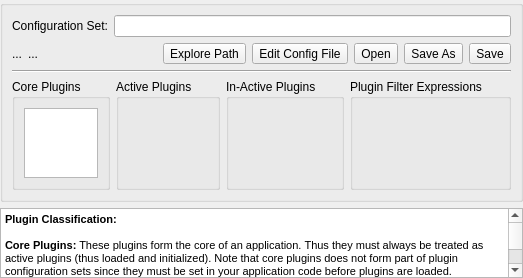
          <widget class="QWidget" name="pageCreateCustomSets">
           <property name="geometry">
            <rect>
             <x>0</x>
             <y>0</y>
             <width>442</width>
             <height>249</height>
            </rect>
           </property>
           <attribute name="label">
            <string>Create Custom Configuration Sets:</string>
           </attribute>
           <layout class="QVBoxLayout" name="verticalLayout_2">
            <property name="margin">
             <number>0</number>
            </property>
            <item>
             <widget class="QGroupBox" name="groupBox_10">
              <property name="title">
               <string/>
              </property>
              <layout class="QGridLayout" name="gridLayout_9">
               <item row="0" column="0" colspan="8">
                <layout class="QHBoxLayout" name="horizontalLayout_4">
                 <item>
                  <widget class="QLabel" name="label_10">
                   <property name="maximumSize">
                    <size>
                     <width>16777215</width>
                     <height>16777215</height>
                    </size>
                   </property>
                   <property name="text">
                    <string>Configuration Set:</string>
                   </property>
                  </widget>
                 </item>
                 <item>
                  <widget class="QLineEdit" name="txtPluginsEditSet">
                   <property name="enabled">
                    <bool>true</bool>
                   </property>
                  </widget>
                 </item>
                </layout>
               </item>
               <item row="1" column="0">
                <widget class="QLabel" name="lblPluginInfoIcon">
                 <property name="text">
                  <string>...</string>
                 </property>
                </widget>
               </item>
               <item row="1" column="1">
                <widget class="QLabel" name="lblPluginInfoMessage">
                 <property name="text">
                  <string>...</string>
                 </property>
                 <property name="wordWrap">
                  <bool>false</bool>
                 </property>
                </widget>
               </item>
               <item row="1" column="2">
                <spacer name="horizontalSpacer_9">
                 <property name="orientation">
                  <enum>Qt::Horizontal</enum>
                 </property>
                 <property name="sizeHint" stdset="0">
                  <size>
                   <width>208</width>
                   <height>17</height>
                  </size>
                 </property>
                </spacer>
               </item>
               <item row="1" column="3">
                <widget class="QToolButton" name="btnExplorePluginConfigSetPath">
                 <property name="text">
                  <string>Explore Path</string>
                 </property>
                 <property name="toolButtonStyle">
                  <enum>Qt::ToolButtonTextBesideIcon</enum>
                 </property>
                </widget>
               </item>
               <item row="1" column="4">
                <widget class="QToolButton" name="btnEditPluginConfigSet">
                 <property name="text">
                  <string>Edit Config File</string>
                 </property>
                 <property name="toolButtonStyle">
                  <enum>Qt::ToolButtonTextBesideIcon</enum>
                 </property>
                </widget>
               </item>
               <item row="1" column="5">
                <widget class="QToolButton" name="btnOpenPluginConfigSet">
                 <property name="enabled">
                  <bool>true</bool>
                 </property>
                 <property name="text">
                  <string>Open</string>
                 </property>
                </widget>
               </item>
               <item row="1" column="6">
                <widget class="QToolButton" name="btnSaveNewPluginConfigSet">
                 <property name="enabled">
                  <bool>true</bool>
                 </property>
                 <property name="text">
                  <string>Save As</string>
                 </property>
                 <property name="toolButtonStyle">
                  <enum>Qt::ToolButtonTextBesideIcon</enum>
                 </property>
                </widget>
               </item>
               <item row="1" column="7">
                <widget class="QToolButton" name="btnSavePluginConfigSet">
                 <property name="enabled">
                  <bool>true</bool>
                 </property>
                 <property name="text">
                  <string>Save</string>
                 </property>
                </widget>
               </item>
               <item row="2" column="0" colspan="8">
                <widget class="Line" name="line_5">
                 <property name="orientation">
                  <enum>Qt::Horizontal</enum>
                 </property>
                </widget>
               </item>
               <item row="3" column="0" colspan="8">
                <layout class="QHBoxLayout" name="horizontalLayout_3">
                 <item>
                  <widget class="QGroupBox" name="groupBox_4">
                   <property name="enabled">
                    <bool>true</bool>
                   </property>
                   <property name="title">
                    <string>Core Plugins</string>
                   </property>
                   <layout class="QGridLayout" name="gridLayout_8">
                    <item row="0" column="0">
                     <widget class="QListWidget" name="listPluginsCoreEditSet"/>
                    </item>
                   </layout>
                  </widget>
                 </item>
                 <item>
                  <widget class="QGroupBox" name="groupBox">
                   <property name="enabled">
                    <bool>true</bool>
                   </property>
                   <property name="title">
                    <string>Active Plugins</string>
                   </property>
                   <layout class="QGridLayout" name="gridLayout_7">
                    <item row="1" column="0">
                     <spacer name="horizontalSpacer_6">
                      <property name="orientation">
                       <enum>Qt::Horizontal</enum>
                      </property>
                      <property name="sizeHint" stdset="0">
                       <size>
                        <width>166</width>
                        <height>20</height>
                       </size>
                      </property>
                     </spacer>
                    </item>
                    <item row="1" column="1">
                     <widget class="QToolButton" name="btnRemoveActivePlugin">
                      <property name="text">
                       <string/>
                      </property>
                      <property name="autoRaise">
                       <bool>true</bool>
                      </property>
                     </widget>
                    </item>
                    <item row="1" column="2">
                     <widget class="QToolButton" name="btnAddActivePlugin">
                      <property name="text">
                       <string/>
                      </property>
                      <property name="autoRaise">
                       <bool>true</bool>
                      </property>
                     </widget>
                    </item>
                    <item row="0" column="0" colspan="3">
                     <widget class="QWidget" name="listPluginsActiveHolder" native="true"/>
                    </item>
                   </layout>
                  </widget>
                 </item>
                 <item>
                  <widget class="QGroupBox" name="groupBox_2">
                   <property name="enabled">
                    <bool>true</bool>
                   </property>
                   <property name="title">
                    <string>In-Active Plugins</string>
                   </property>
                   <layout class="QGridLayout" name="gridLayout_3">
                    <item row="1" column="0">
                     <spacer name="horizontalSpacer_5">
                      <property name="orientation">
                       <enum>Qt::Horizontal</enum>
                      </property>
                      <property name="sizeHint" stdset="0">
                       <size>
                        <width>167</width>
                        <height>20</height>
                       </size>
                      </property>
                     </spacer>
                    </item>
                    <item row="1" column="1">
                     <widget class="QToolButton" name="btnRemoveInactivePlugin">
                      <property name="text">
                       <string/>
                      </property>
                      <property name="autoRaise">
                       <bool>true</bool>
                      </property>
                     </widget>
                    </item>
                    <item row="1" column="2">
                     <widget class="QToolButton" name="btnAddInactivePlugin">
                      <property name="text">
                       <string/>
                      </property>
                      <property name="autoRaise">
                       <bool>true</bool>
                      </property>
                     </widget>
                    </item>
                    <item row="0" column="0" colspan="3">
                     <widget class="QWidget" name="listPluginsInactiveHolder" native="true"/>
                    </item>
                   </layout>
                  </widget>
                 </item>
                 <item>
                  <widget class="QGroupBox" name="groupBox_3">
                   <property name="enabled">
                    <bool>true</bool>
                   </property>
                   <property name="title">
                    <string>Plugin Filter Expressions</string>
                   </property>
                   <layout class="QGridLayout" name="gridLayout_2">
                    <item row="1" column="1">
                     <widget class="QToolButton" name="btnRemoveFilterExpression">
                      <property name="text">
                       <string/>
                      </property>
                      <property name="autoRaise">
                       <bool>true</bool>
                      </property>
                     </widget>
                    </item>
                    <item row="1" column="2">
                     <widget class="QToolButton" name="btnAddFilterExpression">
                      <property name="text">
                       <string/>
                      </property>
                      <property name="autoRaise">
                       <bool>true</bool>
                      </property>
                     </widget>
                    </item>
                    <item row="1" column="0">
                     <spacer name="horizontalSpacer_2">
                      <property name="orientation">
                       <enum>Qt::Horizontal</enum>
                      </property>
                      <property name="sizeHint" stdset="0">
                       <size>
                        <width>172</width>
                        <height>20</height>
                       </size>
                      </property>
                     </spacer>
                    </item>
                    <item row="0" column="0" colspan="3">
                     <widget class="QWidget" name="listPluginsFilteredHolder" native="true"/>
                    </item>
                   </layout>
                  </widget>
                 </item>
                </layout>
               </item>
              </layout>
             </widget>
            </item>
            <item>
             <widget class="QTextEdit" name="textEdit">
              <property name="maximumSize">
               <size>
                <width>16777215</width>
                <height>150</height>
               </size>
              </property>
              <property name="readOnly">
               <bool>true</bool>
              </property>
              <property name="html">
               <string>&lt;!DOCTYPE HTML PUBLIC &quot;-//W3C//DTD HTML 4.0//EN&quot; &quot;http://www.w3.org/TR/REC-html40/strict.dtd&quot;&gt;
&lt;html&gt;&lt;head&gt;&lt;meta name=&quot;qrichtext&quot; content=&quot;1&quot; /&gt;&lt;style type=&quot;text/css&quot;&gt;
p, li { white-space: pre-wrap; }
&lt;/style&gt;&lt;/head&gt;&lt;body style=&quot; font-family:'MS Shell Dlg 2'; font-size:8.25pt; font-weight:400; font-style:normal;&quot;&gt;
&lt;p style=&quot; margin-top:0px; margin-bottom:0px; margin-left:0px; margin-right:0px; -qt-block-indent:0; text-indent:0px;&quot;&gt;&lt;span style=&quot; font-size:8pt; font-weight:600;&quot;&gt;Plugin Classification:&lt;/span&gt;&lt;/p&gt;
&lt;p style=&quot;-qt-paragraph-type:empty; margin-top:0px; margin-bottom:0px; margin-left:0px; margin-right:0px; -qt-block-indent:0; text-indent:0px; font-size:8pt; font-weight:600;&quot;&gt;&lt;/p&gt;
&lt;p style=&quot; margin-top:0px; margin-bottom:0px; margin-left:0px; margin-right:0px; -qt-block-indent:0; text-indent:0px;&quot;&gt;&lt;span style=&quot; font-size:8pt; font-weight:600;&quot;&gt;Core Plugins:&lt;/span&gt;&lt;span style=&quot; font-size:8pt;&quot;&gt; These&lt;/span&gt;&lt;span style=&quot; font-size:8pt; color:#c0c0c0;&quot;&gt; &lt;/span&gt;&lt;span style=&quot; font-size:8pt;&quot;&gt;plugins&lt;/span&gt;&lt;span style=&quot; font-size:8pt; color:#c0c0c0;&quot;&gt; &lt;/span&gt;&lt;span style=&quot; font-size:8pt;&quot;&gt;form&lt;/span&gt;&lt;span style=&quot; font-size:8pt; color:#c0c0c0;&quot;&gt; &lt;/span&gt;&lt;span style=&quot; font-size:8pt;&quot;&gt;the&lt;/span&gt;&lt;span style=&quot; font-size:8pt; color:#c0c0c0;&quot;&gt; &lt;/span&gt;&lt;span style=&quot; font-size:8pt;&quot;&gt;core&lt;/span&gt;&lt;span style=&quot; font-size:8pt; color:#c0c0c0;&quot;&gt; &lt;/span&gt;&lt;span style=&quot; font-size:8pt;&quot;&gt;of&lt;/span&gt;&lt;span style=&quot; font-size:8pt; color:#c0c0c0;&quot;&gt; &lt;/span&gt;&lt;span style=&quot; font-size:8pt;&quot;&gt;an&lt;/span&gt;&lt;span style=&quot; font-size:8pt; color:#c0c0c0;&quot;&gt; &lt;/span&gt;&lt;span style=&quot; font-size:8pt;&quot;&gt;application.&lt;/span&gt;&lt;span style=&quot; font-size:8pt; color:#c0c0c0;&quot;&gt; &lt;/span&gt;&lt;span style=&quot; font-size:8pt;&quot;&gt;Thus&lt;/span&gt;&lt;span style=&quot; font-size:8pt; color:#c0c0c0;&quot;&gt; &lt;/span&gt;&lt;span style=&quot; font-size:8pt;&quot;&gt;they&lt;/span&gt;&lt;span style=&quot; font-size:8pt; color:#c0c0c0;&quot;&gt; &lt;/span&gt;&lt;span style=&quot; font-size:8pt;&quot;&gt;must&lt;/span&gt;&lt;span style=&quot; font-size:8pt; color:#c0c0c0;&quot;&gt; &lt;/span&gt;&lt;span style=&quot; font-size:8pt;&quot;&gt;always&lt;/span&gt;&lt;span style=&quot; font-size:8pt; color:#c0c0c0;&quot;&gt; &lt;/span&gt;&lt;span style=&quot; font-size:8pt;&quot;&gt;be&lt;/span&gt;&lt;span style=&quot; font-size:8pt; color:#c0c0c0;&quot;&gt; &lt;/span&gt;&lt;span style=&quot; font-size:8pt;&quot;&gt;treated&lt;/span&gt;&lt;span style=&quot; font-size:8pt; color:#c0c0c0;&quot;&gt; &lt;/span&gt;&lt;span style=&quot; font-size:8pt;&quot;&gt;as&lt;/span&gt;&lt;span style=&quot; font-size:8pt; color:#c0c0c0;&quot;&gt; &lt;/span&gt;&lt;span style=&quot; font-size:8pt;&quot;&gt;active&lt;/span&gt;&lt;span style=&quot; font-size:8pt; color:#c0c0c0;&quot;&gt; &lt;/span&gt;&lt;span style=&quot; font-size:8pt;&quot;&gt;plugins&lt;/span&gt;&lt;span style=&quot; font-size:8pt; color:#c0c0c0;&quot;&gt; &lt;/span&gt;&lt;span style=&quot; font-size:8pt;&quot;&gt;(thus&lt;/span&gt;&lt;span style=&quot; font-size:8pt; color:#c0c0c0;&quot;&gt; &lt;/span&gt;&lt;span style=&quot; font-size:8pt;&quot;&gt;loaded&lt;/span&gt;&lt;span style=&quot; font-size:8pt; color:#c0c0c0;&quot;&gt; &lt;/span&gt;&lt;span style=&quot; font-size:8pt;&quot;&gt;and&lt;/span&gt;&lt;span style=&quot; font-size:8pt; color:#c0c0c0;&quot;&gt; &lt;/span&gt;&lt;span style=&quot; font-size:8pt;&quot;&gt;initialized). Note that core plugins does not form part of plugin configuration sets since they must be set in your application code before plugins are loaded.&lt;/span&gt;&lt;/p&gt;
&lt;p style=&quot; margin-top:0px; margin-bottom:0px; margin-left:0px; margin-right:0px; -qt-block-indent:0; text-indent:0px;&quot;&gt;&lt;span style=&quot; font-size:8pt; font-weight:600;&quot;&gt;Active Plugins:  &lt;/span&gt;&lt;span style=&quot; font-size:8pt;&quot;&gt;Active plugins are loaded and initialized. The list contains name of plugins which are currently loaded, with names as returned by the IPlugin::pluginName() implementation. Active plugins does not form part of .pconfig files since all plugins which does not fall under in-active plugins or filtered plugins will be loaded and initialized.&lt;/span&gt;&lt;/p&gt;
&lt;p style=&quot; margin-top:0px; margin-bottom:0px; margin-left:0px; margin-right:0px; -qt-block-indent:0; text-indent:0px;&quot;&gt;&lt;span style=&quot; font-size:8pt; font-weight:600;&quot;&gt;In-Active Plugins:&lt;/span&gt;&lt;span style=&quot; font-size:8pt;&quot;&gt; In-Active plugins are loaded but not initialized. The list contains name of plugins to be filtered, as returned by the IPlugin::pluginName() implementation.&lt;/span&gt;&lt;/p&gt;
&lt;p style=&quot; margin-top:0px; margin-bottom:0px; margin-left:0px; margin-right:0px; -qt-block-indent:0; text-indent:0px;&quot;&gt;&lt;span style=&quot; font-size:8pt; font-weight:600;&quot;&gt;Filtered Plugins:&lt;/span&gt;&lt;span style=&quot; font-size:8pt;&quot;&gt; Filtered plugins are plugins that are skipped during plugin loading. The list contains wildcard regular expressions (See &lt;/span&gt;&lt;span style=&quot; font-size:8pt; color:#800080;&quot;&gt;QRegExp&lt;/span&gt;&lt;span style=&quot; font-size:8pt; color:#000000;&quot;&gt;::&lt;/span&gt;&lt;span style=&quot; font-size:8pt; color:#800080;&quot;&gt;Wildcard&lt;/span&gt;&lt;span style=&quot; font-size:8pt;&quot;&gt;) compared to plugin file names. Thus if a plugin's file name matches the wildcard, it will not be loaded.&lt;/span&gt;&lt;/p&gt;&lt;/body&gt;&lt;/html&gt;</string>
              </property>
             </widget>
            </item>
           </layout>
          </widget>
